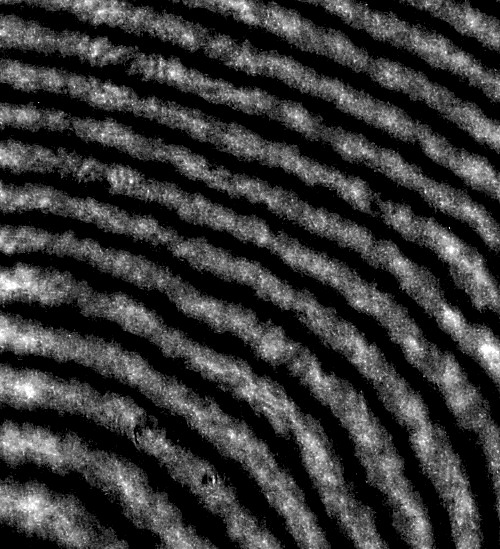
#> input picture interference_pattern/shape_fitting/crop.tif, 500 x 549 px
$ python simulated_annealing_bak.py
#> lines starting #> are read from the running program, lines starting #| are printed output that depends on the picture
#!/usr/bin/env python
from __future__ import division, print_function
import sys
from scipy import interpolate
import time
from mpl_toolkits.mplot3d import Axes3D
import matplotlib.pyplot as plt
import numpy as np
import cv2
from skimage import exposure

def normalize(img_array,normrange):
	# [4 lines of commented-out code are left out]
	test = exposure.equalize_hist(img_array)
	return test

def difference(reference_img, generated_img, normrange):
	reference_img = normalize(reference_img, normrange)
	generated_img = normalize(generated_img, normrange)
	diff_value = np.sum((reference_img-generated_img)**2)
	return diff_value

def vary_surface_polynomial(size, max_variation, coeff):
	def poly(x, y):
		poly = max_variation*(coeff[0]*x+coeff[1]*y)
		return poly
	x = np.linspace(0,size[0]-1, size[0])
	y = np.linspace(0,size[1]-1, size[1])
	zz = poly(x[:,None],y[None, :])
	return zz

def nll(ab, max_variation, data, normrange):
	#data = normalize(data, normrange)
	height = vary_surface_polynomial(data.shape, max_variation, ab)
	#expected = normalize(1+np.cos((2/0.532)*height), normrange)
	expected = 1+np.cos((2/0.532)*height)
	# normalize to [0,1]
	expected /= expected.max()
	return difference(data, expected, normrange)

if __name__ == "__main__":
	from scipy.optimize import fmin
	import time
	normrange=1

	N = 50
	sample_size = 15

	t0 = time.time()
	max_variation = 0.012
	reference_intensity = cv2.imread('crop.tif', 0)
#> reference_intensity is the input picture: shape (549, 500); min 0, max 255, mean 55.2
	reference_intensity = normalize(reference_intensity,1)
#> in normalize, `test = exposure.equalize_hist(img_array)`:
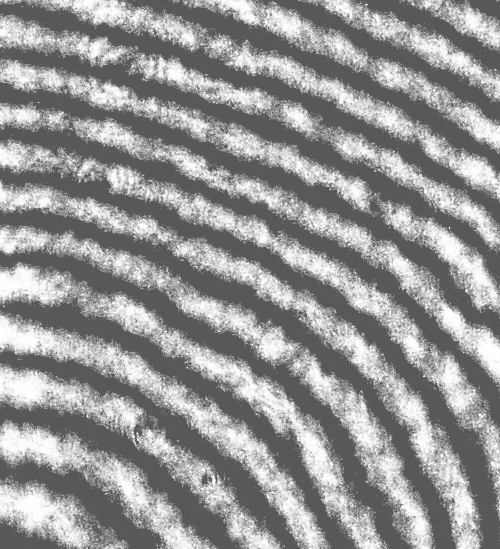
#> test: shape (549, 500) float64; min 0.348, max 1, mean 0.584
	#cv2.imwrite('normalized_crop.tif',255*reference_intensity)
	alist = np.linspace(0,sample_size,N) # x direction
	blist = np.linspace(-sample_size, sample_size,2*N) # y direction
	aa, bb = np.meshgrid(alist,blist)
	diff = np.empty(aa.shape)


	for i in np.arange(alist.size):
		for j in np.arange(blist.size):
			if (j-0.5*len(blist))**2+(i)**2<=(0.*len(alist))**2:
				diff[j,i] = np.nan
			else:
#> (the run stopped early here; a loop or call above may not have finished)
